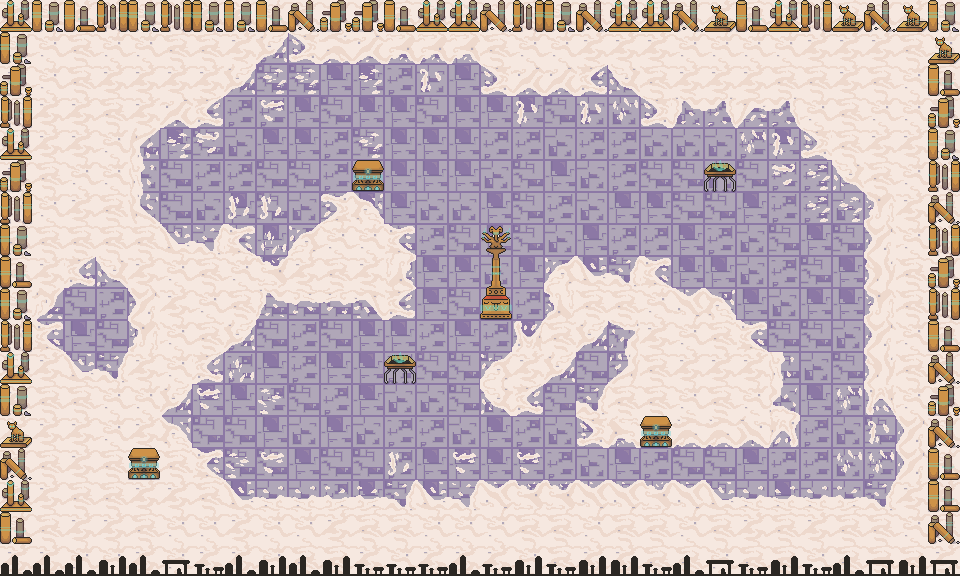

A 2D game scene composited from a Tiled map and its tileset images. What follows is a short description and the map's XML, with every tile layer's data as written:
An orthogonal 30x18 tile map with 32x32 px tiles, 3 tile layers (Sand but it's the other way around, Tiles but not rlly, Objects), 2 tilesets.

<map version="1.4" tiledversion="1.4.3" orientation="orthogonal" renderorder="right-down" width="30" height="18" tilewidth="32" tileheight="32" infinite="0" nextlayerid="5" nextobjectid="1">
 <tileset firstgid="1" name="SandyBricks01" tilewidth="32" tileheight="32" tilecount="18" columns="6">
  <image source="SandTiles02TRUE.png" width="192" height="96" />
 </tileset>
 <tileset firstgid="19" name="Objects" tilewidth="32" tileheight="32" tilecount="28" columns="7">
  <image source="SpriteSheet01.png" width="224" height="128" />
 </tileset>
 <layer id="3" name="Sand but it's the other way around" width="30" height="18">
  <properties>
   <property name="boundarywidth" type="int" value="1" />
  </properties>
  <data encoding="csv">
9,8,9,9,8,9,9,9,8,9,8,8,7,9,8,8,7,8,7,8,7,9,9,7,8,9,7,8,9,8,
8,8,7,8,8,7,7,9,16,17,16,16,10,16,11,7,8,8,9,9,9,8,8,8,8,9,9,9,7,8,
9,8,7,9,9,9,11,10,10,10,11,11,16,17,11,17,17,17,11,10,17,10,10,11,7,7,9,7,8,7,
7,9,9,7,9,10,17,16,16,11,10,11,11,10,11,11,11,10,17,17,17,17,16,11,16,8,7,8,8,7,
7,9,9,8,10,11,10,17,11,11,16,10,11,11,11,16,16,17,16,16,17,17,17,16,11,16,7,9,9,8,
9,7,16,10,17,10,16,16,10,10,16,11,11,11,11,17,10,11,17,16,10,10,17,10,16,16,11,16,8,9,
8,8,10,11,17,10,17,11,10,17,10,11,11,17,17,11,10,16,17,11,11,10,10,11,16,16,17,16,9,7,
7,7,16,17,10,10,17,17,11,16,17,10,10,16,10,11,10,17,11,16,16,11,16,17,10,11,10,17,8,9,
7,7,10,16,17,11,11,17,11,17,10,16,16,11,11,17,11,16,11,10,16,11,11,17,16,10,11,10,7,8,
8,10,10,16,10,9,8,7,10,10,10,10,17,11,10,11,16,10,7,7,8,17,16,11,17,11,11,16,7,7,
8,10,11,10,11,8,7,16,10,16,10,11,11,16,11,16,11,7,10,10,9,8,7,10,10,10,17,16,8,7,
7,10,10,10,9,8,10,16,11,16,11,11,16,10,10,10,11,10,10,10,7,9,9,10,10,17,10,16,7,9,
9,7,10,16,16,10,11,11,16,10,16,11,17,17,10,17,10,10,10,7,7,8,10,10,17,11,16,11,8,7,
9,9,16,11,17,17,10,10,11,17,11,17,16,16,17,11,16,17,11,11,10,16,16,10,16,16,17,10,11,8,
9,7,16,17,16,10,11,10,10,11,10,10,16,11,11,11,11,16,17,11,16,10,10,11,16,16,17,16,11,8,
9,9,16,11,11,16,10,11,17,17,16,11,10,11,17,16,16,16,17,10,17,10,10,17,11,17,17,10,9,9,
8,7,9,9,7,8,8,9,8,8,9,7,7,8,8,8,7,7,8,7,7,8,7,9,7,9,7,7,8,7,
9,9,8,8,9,8,9,9,8,7,7,9,8,9,9,9,8,7,9,9,7,7,8,7,7,8,7,7,7,9
</data>
 </layer>
 <layer id="1" name="Tiles but not rlly" width="30" height="18">
  <properties>
   <property name="boundarywidth" type="int" value="1" />
  </properties>
  <data encoding="csv">
0,0,0,0,0,0,0,0,0,0,0,0,0,0,0,0,0,0,0,0,0,0,0,0,0,0,0,0,0,0,
0,0,0,0,0,0,0,0,3221225473,3221225477,1073741826,1073741827,1073741828,1073741828,1073741828,0,0,0,0,0,0,0,0,0,0,0,0,0,0,0,
0,0,0,0,0,0,9,3221225473,2147483660,2147483660,0,2147483660,0,536870918,0,3221225477,1073741827,1073741827,1073741829,1073741825,7,9,9,9,0,0,0,0,0,0,
0,0,0,0,0,1073741827,1073741829,0,6,0,0,0,0,0,0,0,536870918,0,536870918,536870924,3221225477,3221225487,1073741839,1073741837,1073741839,0,0,0,0,0,
0,0,0,0,2684354573,2147483660,2147483654,0,0,0,0,2147483660,0,0,0,0,0,0,0,0,0,0,0,536870924,536870918,3221225477,0,0,0,0,
0,0,8,8,2684354574,0,0,0,0,0,0,0,0,0,0,0,0,0,0,0,0,0,0,0,2147483654,2147483660,1073741825,7,0,0,
0,0,9,7,3758096397,0,0,1610612742,1610612742,0,2147483653,2147483649,0,0,0,0,0,0,0,0,0,0,0,0,0,2147483660,2147483660,1610612740,0,0,
0,0,7,7,7,13,15,5,1610612748,1,8,8,5,0,0,0,0,0,0,0,0,0,0,0,0,0,0,1610612739,0,0,
0,9,1073741829,1073741825,9,8,7,8,4,9,7,9,2684354564,0,0,0,0,1,13,15,5,0,0,0,0,0,0,1610612738,0,0,
0,3758096385,0,0,1610612739,0,0,0,3221225487,1073741838,3221225486,3221225485,1073741829,0,0,0,0,536870916,0,0,0,3,2147483649,0,0,0,0,1610612740,0,0,
0,5,0,0,1610612740,0,0,3221225473,0,0,0,0,0,0,0,0,1610612741,0,3221225473,1610612751,0,0,0,5,0,0,0,1610612739,0,0,
0,9,13,15,0,0,1073741829,1610612748,0,0,0,0,0,0,0,1,9,3221225473,0,1610612749,0,0,0,9,2684354574,0,0,1610612738,0,0,
0,0,7,8,8,3221225473,6,0,12,0,0,0,0,0,0,1073741825,1073741829,0,15,0,0,0,7,8,2684354575,0,536870924,536870917,0,0,
0,0,9,8,9,2147483649,0,0,0,0,0,0,0,0,0,0,0,0,3221225477,3221225476,3221225476,3221225474,3221225474,3221225475,2684354565,0,0,536870918,1610612739,0,
0,0,9,7,9,7,5,12,6,0,0,0,1610612742,0,6,0,6,0,0,0,0,0,0,0,0,0,536870924,536870924,1610612739,0,
0,0,7,7,9,9,7,13,2147483662,2147483662,14,14,15,13,15,3,4,4,3,3,4,3,13,2147483662,2147483662,2147483662,14,15,0,0,
0,0,0,0,0,0,0,0,0,0,0,0,0,0,0,0,0,0,0,0,0,0,0,0,0,0,0,0,0,0,
0,0,0,0,0,0,0,0,0,0,0,0,0,0,0,0,0,0,0,0,0,0,0,0,0,0,0,0,0,0
</data>
 </layer>
 <layer id="4" name="Objects" width="30" height="18">
  <data encoding="csv">
19,20,26,28,20,28,20,20,26,21,35,35,26,19,19,21,28,20,21,19,19,21,27,26,19,28,27,21,27,20,
20,0,0,0,0,0,0,0,0,0,0,0,0,0,0,0,0,0,0,0,0,0,0,0,0,0,0,0,0,27,
35,0,0,0,0,0,0,0,0,0,0,0,0,0,0,0,0,0,0,0,0,0,0,0,0,0,0,0,0,26,
28,0,0,0,0,0,0,0,0,0,0,0,0,0,0,0,0,0,0,0,0,0,0,0,0,0,0,0,0,35,
19,0,0,0,0,0,0,0,0,0,0,0,0,0,0,0,0,0,0,0,0,0,0,0,0,0,0,0,0,20,
35,0,0,0,0,0,0,0,0,0,0,42,0,0,0,0,0,0,0,0,0,0,43,0,0,0,0,0,0,28,
28,0,0,0,0,0,0,0,0,0,0,0,0,0,0,0,0,0,0,0,0,0,0,0,0,0,0,0,0,21,
20,0,0,0,0,0,0,0,0,0,0,0,0,0,0,22,0,0,0,0,0,0,0,0,0,0,0,0,0,28,
26,0,0,0,0,0,0,0,0,0,0,0,0,0,0,29,0,0,0,0,0,0,0,0,0,0,0,0,0,35,
20,0,0,0,0,0,0,0,0,0,0,0,0,0,0,36,0,0,0,0,0,0,0,0,0,0,0,0,0,28,
28,0,0,0,0,0,0,0,0,0,0,0,0,0,0,0,0,0,0,0,0,0,0,0,0,0,0,0,0,26,
19,0,0,0,0,0,0,0,0,0,0,0,43,0,0,0,0,0,0,0,0,0,0,0,0,0,0,0,0,21,
20,0,0,0,0,0,0,0,0,0,0,0,0,0,0,0,0,0,0,0,0,0,0,0,0,0,0,0,0,35,
27,0,0,0,0,0,0,0,0,0,0,0,0,0,0,0,0,0,0,0,42,0,0,0,0,0,0,0,0,21,
21,0,0,0,42,0,0,0,0,0,0,0,0,0,0,0,0,0,0,0,0,0,0,0,0,0,0,0,0,26,
19,0,0,0,0,0,0,0,0,0,0,0,0,0,0,0,0,0,0,0,0,0,0,0,0,0,0,0,0,26,
26,0,0,0,0,0,0,0,0,0,0,0,0,0,0,0,0,0,0,0,0,0,0,0,0,0,0,0,0,21,
33,33,33,41,33,40,34,33,41,33,41,34,34,34,33,34,41,34,41,41,34,33,40,34,41,34,33,40,41,40
</data>
 </layer>
 <objectgroup id="2" name="Object Layer 1" />
</map>